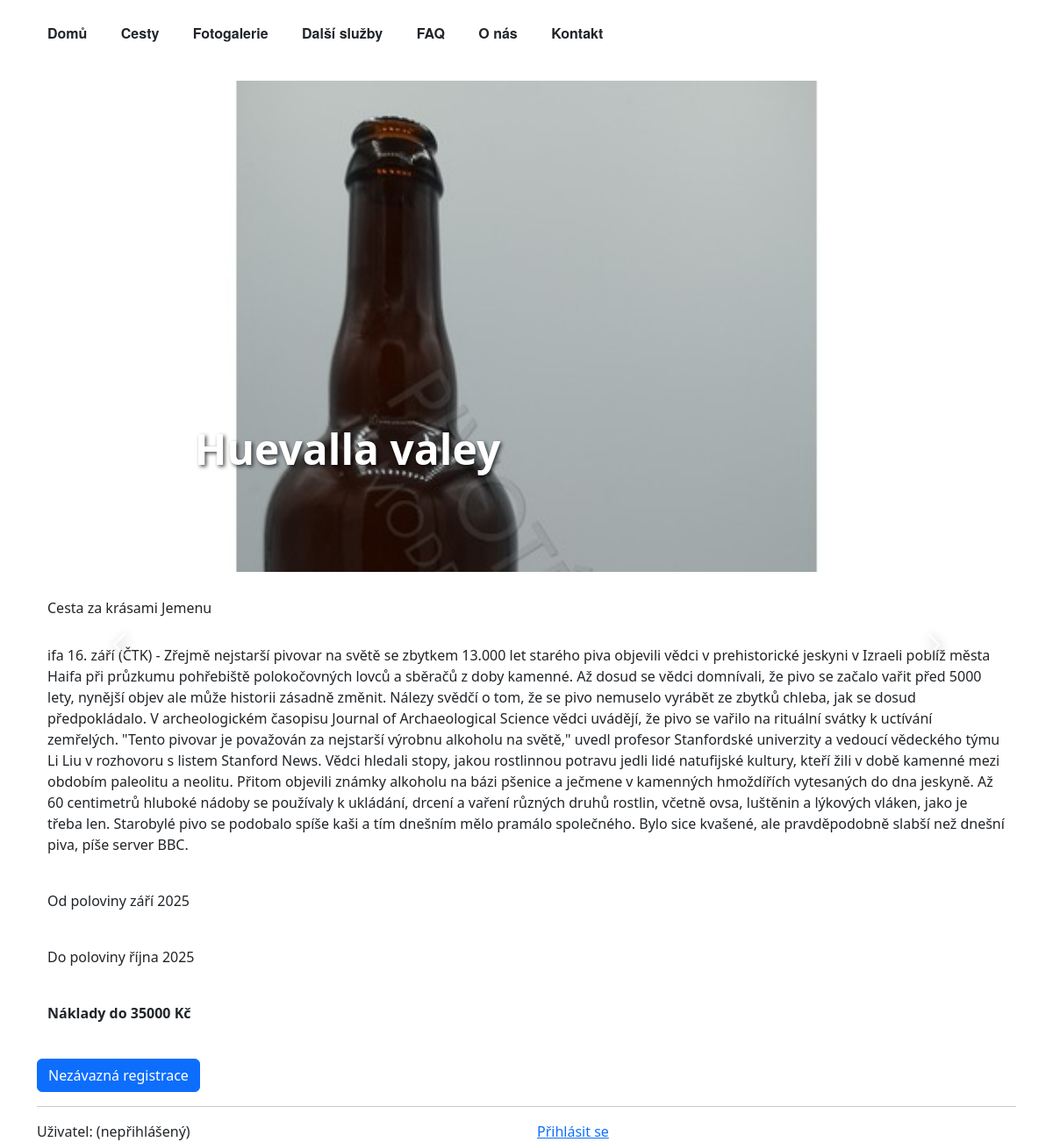
/webapp/trip-detail/8/, run on an earlier commit of the app's database.
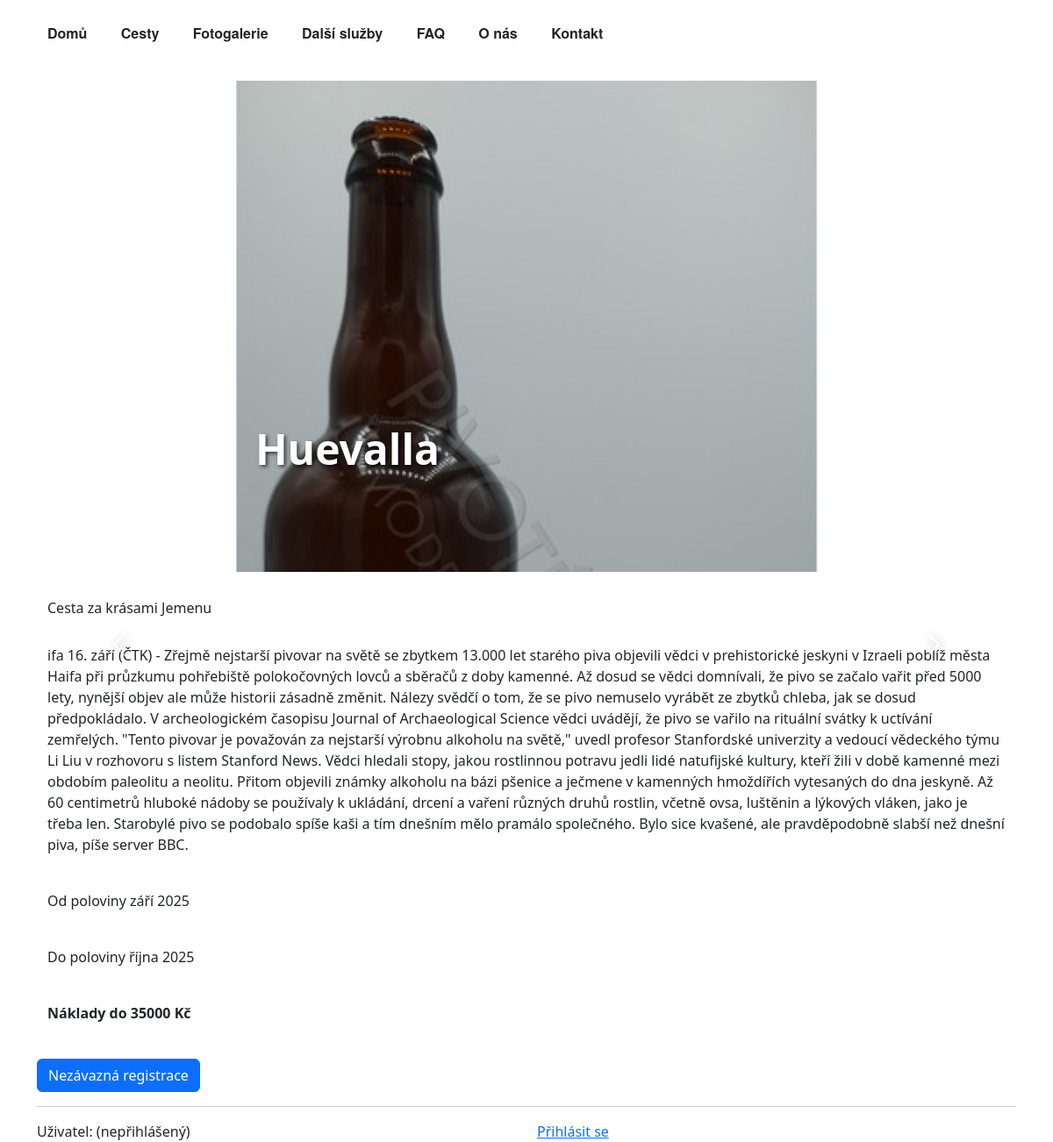
And on a later commit of the database.
### webapp/models.py (models this page shows, shortened)
class Trip(models.Model):
    trip_id = models.AutoField(primary_key=True)
    trip_name = models.CharField(max_length=256)
    trip_short_description = models.TextField(null=True, blank=True)
    trip_description = models.TextField(null=True, blank=True)
    start_time = models.CharField(null=True, blank=True, max_length=30) #not date field at the clients request
    end_time = models.CharField(null=True, blank=True, max_length=30) #vague dates preferred - start of june
    price = models.IntegerField(null=True, blank=True)
    image = models.ImageField(upload_to='', null=True, blank=True)
    thumbnail = models.ImageField(upload_to='', null=True, blank=True)

### webapp/views.py (the view)
# urls.py: path("trip-detail/<int:pk>/", TripDetailView.as_view(), name='trip_detail'),
class TripDetailView(DetailView):
    template_name = "trip_detail.html"
    model = Trip
    context_object_name = "trip"
    def get_context_data(self, **kwargs):
        context = super().get_context_data(**kwargs)
        trip = self.object
        context["trip_images"] = trip.trip_images.all()
        return context

### webapp/templates/trip_detail.html (shortened to what this page needs)
{% extends "base_with_bootstrap.html" %}
{% load bootstrap5 %}
{% load static %}
{% block bootstrap5_extra_head %}
    <link rel="stylesheet" href="{% static 'webapp/css/tripDetail.css' %}">
{% endblock %}
{% block image_head %}
    <div class="title-image">
        <img src="{{ trip.image.url }}">
        <h1 class="title-text">{{ trip.trip_name }}</h1>
    </div>
{% endblock %}
{% block content %}
<div class="container">
    <div class="col">
        <div class="col"><h6>{{ trip.trip_short_description }}</h6></div>&nbsp;&nbsp;
    <div id="tripCarousel" class="carousel slide" data-bs-ride="carousel">
      <button class="carousel-control-prev" type="button" data-bs-target="#tripCarousel" data-bs-slide="prev">
        <span class="carousel-control-prev-icon" aria-hidden="true"></span>
      </button>
      <button class="carousel-control-next" type="button" data-bs-target="#tripCarousel" data-bs-slide="next">
        <span class="carousel-control-next-icon" aria-hidden="true"></span>
      </button>
    </div>
        <div class="col"><p>{{ trip.trip_description }}</p></div>&nbsp;
        <div class="col"><p>{{ trip.start_time }}</p></div>&nbsp;
        <div class="col"><p>{{ trip.end_time }}</p></div>&nbsp;
        <div class="col"><p><strong>Náklady do {{ trip.price }} Kč</strong></p></div>&nbsp;
    </div>
</div>
<a href="{% url 'webapp:customer_create' trip.pk %}" class="btn btn-primary"> Nezávazná registrace </a>
{% endblock %}

What changed in the data, as far as the page shows it:
changed Trip "Cesta za krásami Jemenu": trip_name "Huevalla valey" → "Huevalla"
